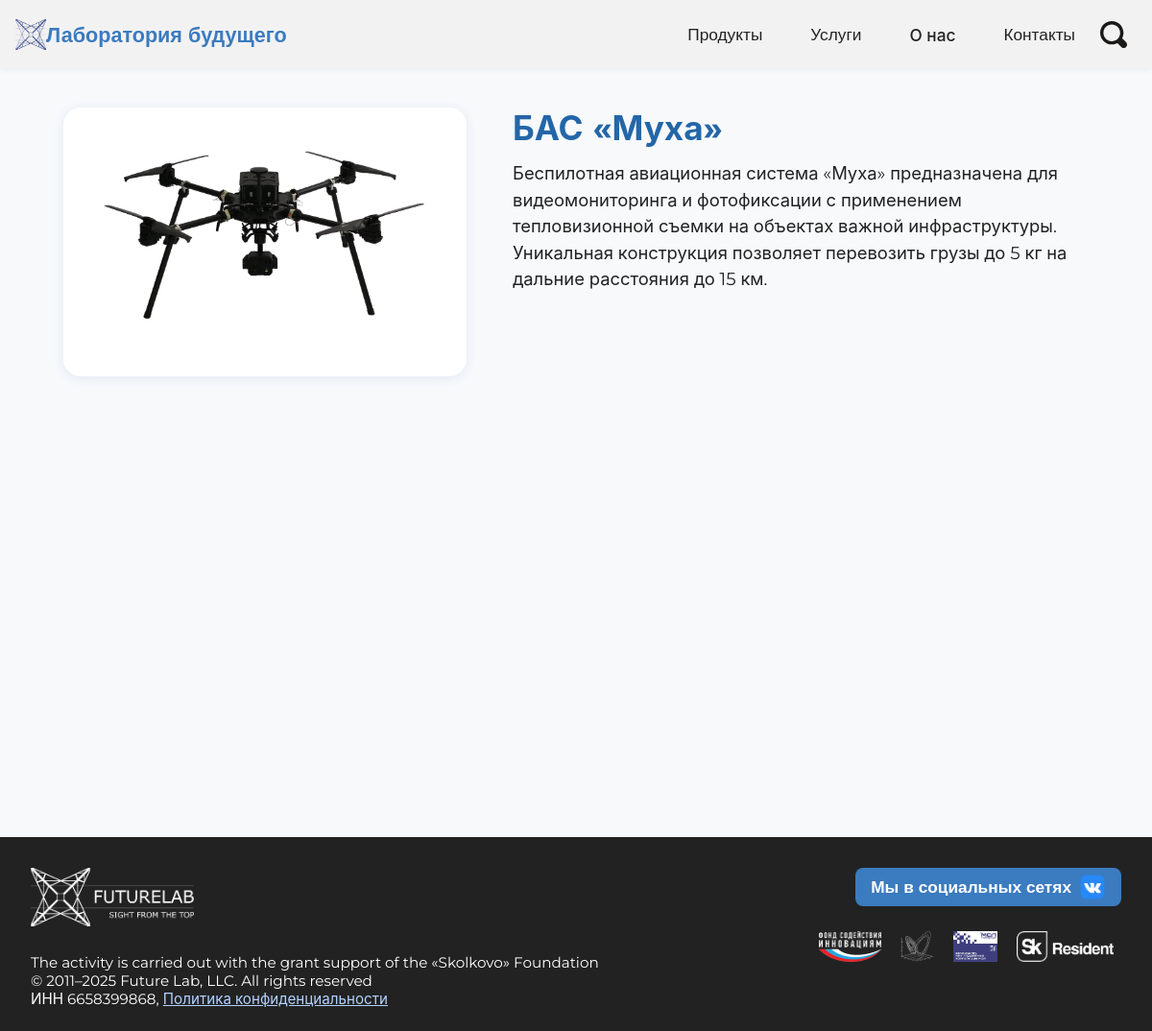
Page /products/muxa/ on the committed database.
### futurelabsite/models.py (models this page shows, shortened)
class Product(models.Model):
    CATEGORY_CHOICES = [
        ("kanatohod", "Комплексы канатоход"),
        ("bas", "Многофункциональные БАС"),
        ("fpv", "FPV-Дроны"),
        ("cargo", "Грузовые дроны"),
        ("software", "Программное обеспечение"),
        ("champ", "Оборудование для чемпионатов"),
    ]
    name = models.CharField("Название", max_length=200)
    description = models.TextField("Описание")
    image = models.ImageField("Изображение", upload_to="products/")
    category = models.CharField("Категория", max_length=100, choices=CATEGORY_CHOICES, blank=True, null=True, help_text="Выберите категорию из списка")
    slug = models.SlugField("Слаг", unique=True)

### futurelabsite/views.py (the view)
# urls.py: path('products/<slug:slug>/', product_detail, name='product_detail'),
def product_detail(request, slug):
    product = Product.objects.get(slug=slug)
    sections = CharacteristicSection.objects.all()
    characteristics_by_section = []
    for section in sections:
        chars = product.characteristics.filter(section=section)
        if chars.exists():
            characteristics_by_section.append((section, chars))
    return render(request, 'product_detail.html', {
        'product': product,
        'characteristics_by_section': characteristics_by_section,
    })

### futurelabsite/templates/product_detail.html (shortened to what this page needs)
{% extends "base.html" %}
{% load static %}
{% block content %}
<div class="container" style="max-width:1100px;margin:40px auto 0 auto;padding:0 16px;">
    <div style="display:flex;flex-wrap:wrap;gap:48px;align-items:flex-start;margin-bottom:32px;">
        <div style="flex:1 1 420px;min-width:320px;max-width:420px;display:flex;flex-direction:column;align-items:center;">
            {% if product.image %}
                <img src="{{ product.image.url }}" alt="{{ product.name }}" style="width:100%;max-width:420px;border-radius:18px;box-shadow:0 2px 12px rgba(35,102,168,0.10);background:#fff;object-fit:contain;max-height:340px;">
            {% endif %}
        </div>
        <div style="flex:2 1 520px;min-width:320px;max-width:600px;display:flex;flex-direction:column;justify-content:center;">
            <h1 style="font-size:2.2rem;font-weight:bold;color:#2366a8;margin-bottom:12px;">{{ product.name }}</h1>
            <div style="font-size:1.15rem;color:#222;line-height:1.5;margin-bottom:18px;">{{ product.description }}</div>
        </div>
    </div>
    <div class="product-gallery" style="width:700px;max-width:100vw;margin:0 auto 32px auto;overflow:visible;position:relative;display:flex;flex-direction:column;align-items:center;">
        <div id="custom-carousel" style="position:relative;width:700px;height:400px;overflow:visible;">
        </div>
    </div>
</div>
{% endblock %}

### futurelab/static/styles.css (style rules this page uses)
* { margin: 0; padding: 0; box-sizing: border-box; font-family: 'Montserrat', 'Inter', sans-serif; }
body { background-color: #ffffff; padding-top: 72px; }

### futurelabsite/templates/base.html (style rules this page uses)
html, body { height: 100%; }
body { min-height: 100vh; display: flex; flex-direction: column; background: #f7f9fb; }

### rows in the picture
Product: image (picture), name "БАС «Муха»", description "Беспилотная авиационная система «Муха» предназначена для видеомониторинга и фотофиксации с применением тепловизионной съемки на объектах важной инфраструктуры. Уникальная конструкция позволяет перевозить грузы до 5 кг на дальние расстояния до 15 км."
